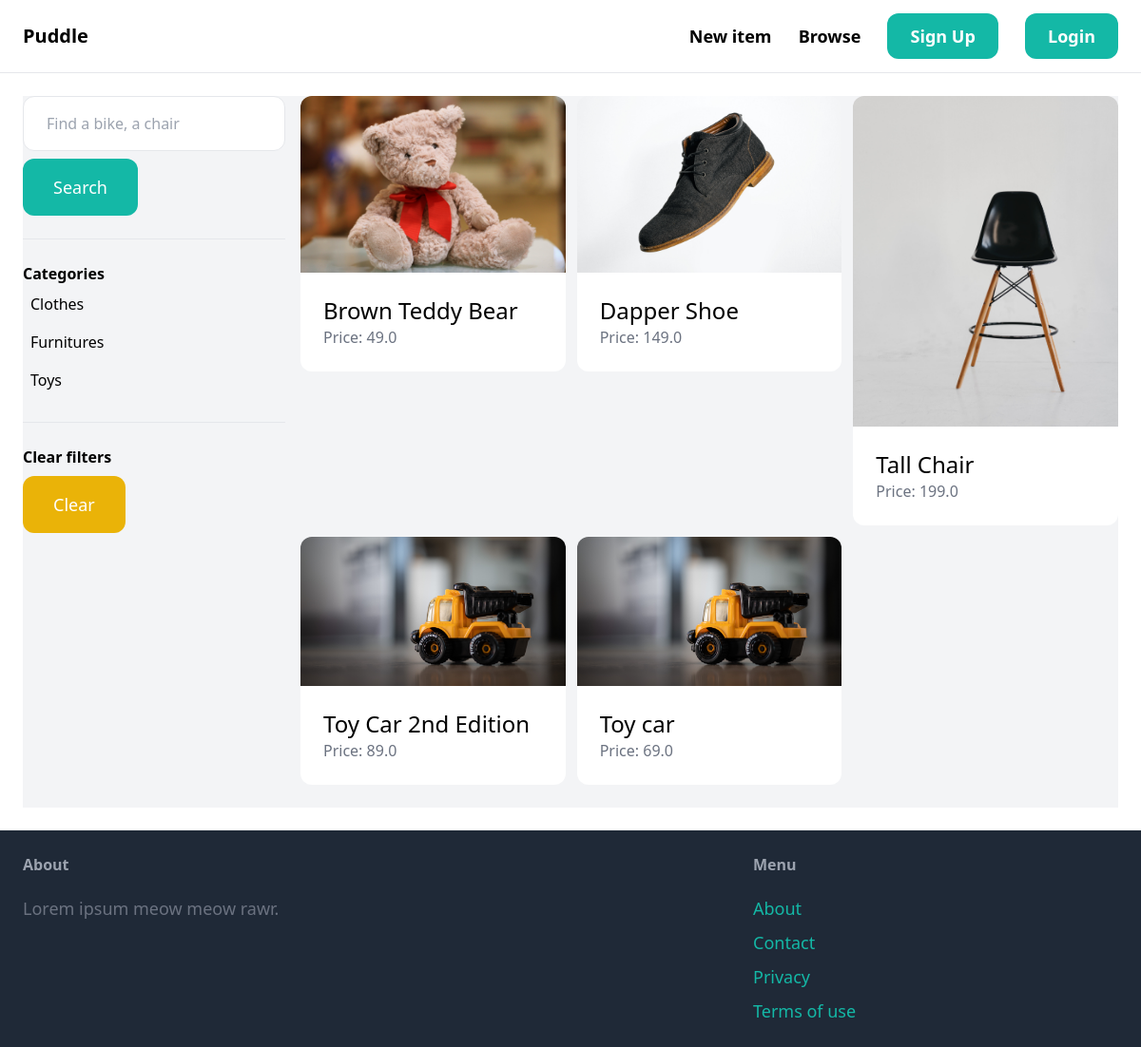
The app's page /items/ with its own data.
### item/models.py (models this page shows, shortened)
class Category(models.Model):
    name = models.CharField(max_length=255)
    class Meta:
        ordering = ('name', )
        verbose_name_plural = 'Categories'

class Item(models.Model):
    category = models.ForeignKey(Category, related_name='items', on_delete=models.CASCADE)
    name = models.CharField(max_length=255)
    description = models.TextField(blank=True, null=True)
    price = models.FloatField()
    image = models.ImageField(upload_to='item_images', blank=True, null=True)
    is_sold = models.BooleanField(default=False)
    created_by = models.ForeignKey(User, related_name='items', on_delete=models.CASCADE)
    created_at = models.DateTimeField(auto_now_add=True)
    class Meta:
        ordering = ('name', )

### item/views.py (the view)
# urls.py: path('', views.items, name='items'),
def items(request):
    query = request.GET.get('query', '')
    category_id = request.GET.get('category',0)
    categories = Category.objects.all()
    items = Item.objects.filter(is_sold=False)
    if category_id:
        items = items.filter(category_id=category_id)
    if query:
        items = items.filter(Q(name__icontains=query) | Q(description__icontains=query))
    return render(request, 'item/items.html', {
        'items': items,
        'query': query,
        'categories': categories,
        'category_id': int(category_id),
    })

### item/templates/item/items.html (shortened to what this page needs)
{% extends 'core/base.html' %}
{% block content %}
    <div class="pb-6 grid grid-cols-4 gap-4 bg-gray-100">
        <div class="col-span-1">
            <form method="get" action="{% url 'item:items' %}">
                <input name="query"  class="w-full py-4 px-6 border rounded-xl" type="text" value="{{query}}" placeholder="Find a bike, a chair">
                <button class="mt-2 py-4 px-8 text-lg bg-teal-500 text-white rounded-xl">Search</button>
            </form>
            <hr class="my-6">
            <p class="font-semibold">Categories</p>
            <ul>
                {% for category in categories%}
                    <li class="py-2 px-2 rounded-xl{% if category.id == category_id %} bg-gray-200{% endif %}">
                        <a href="{% url 'item:items'%}?query={{ query }}&category={{ category.id }}">{{ category.name}}</a>
                    </li>
                {% endfor %}
            <hr class="my-6">
            <p class="font-semibold">Clear filters</p>
            <ul>
                <li><a href="{% url 'item:items' %}" class="mt-2 py-4 px-8 inline-block bg-yellow-500 text-lg rounded-xl text-white">Clear</a>
                </li>
            </ul>
        </div>
        <div class="col-span-3">
            <div class="grid grid-cols-3 gap-3">
                {% for item in items %}
                    <div>
                        <a href="{% url 'item:detail' item.id %}">
                            <div>
                                <img src="{{ item.image.url }}" class="rounded-t-xl">
                            </div>
                            <div class="p-6 bg-white rounded-b-xl">
                                <h2 class="text-2xl">{{ item.name }} </h2>
                                <p class="text-gray-500"> Price: {{item.price}} </p>
                            </div>
                        </a>
                    </div>
                {% endfor %}
            </div>
        </div>
    </div>
{% endblock%}

### records on screen
Category: name "Clothes"
Category: name "Furnitures"
Category: name "Toys"
Item: image (picture), name "Brown Teddy Bear", price "49.0"
Item: image (picture), name "Dapper Shoe", price "149.0"
Item: image (picture), name "Tall Chair", price "199.0"
Item: image (picture), name "Toy Car 2nd Edition", price "89.0"
Item: image (picture), name "Toy car", price "69.0"
